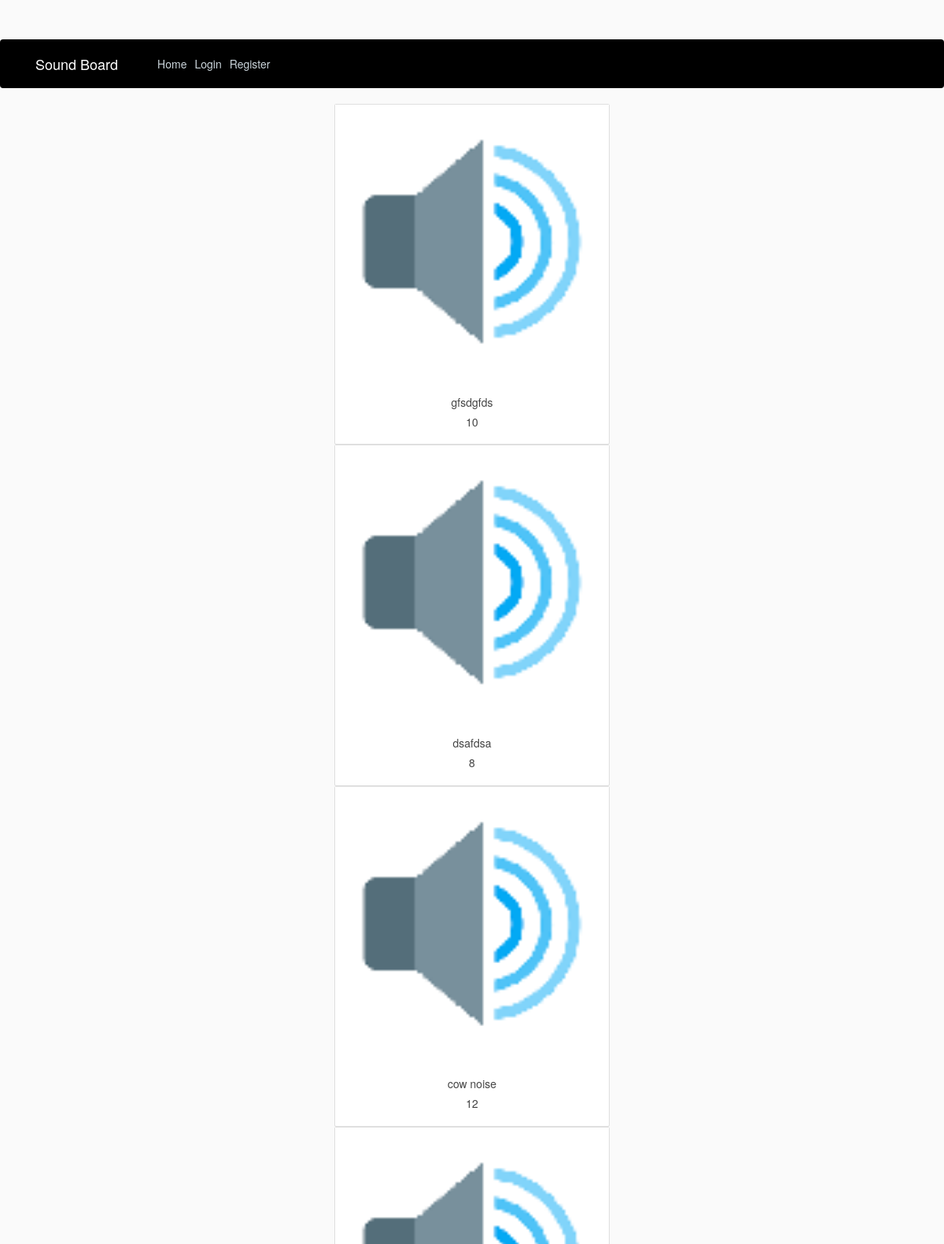
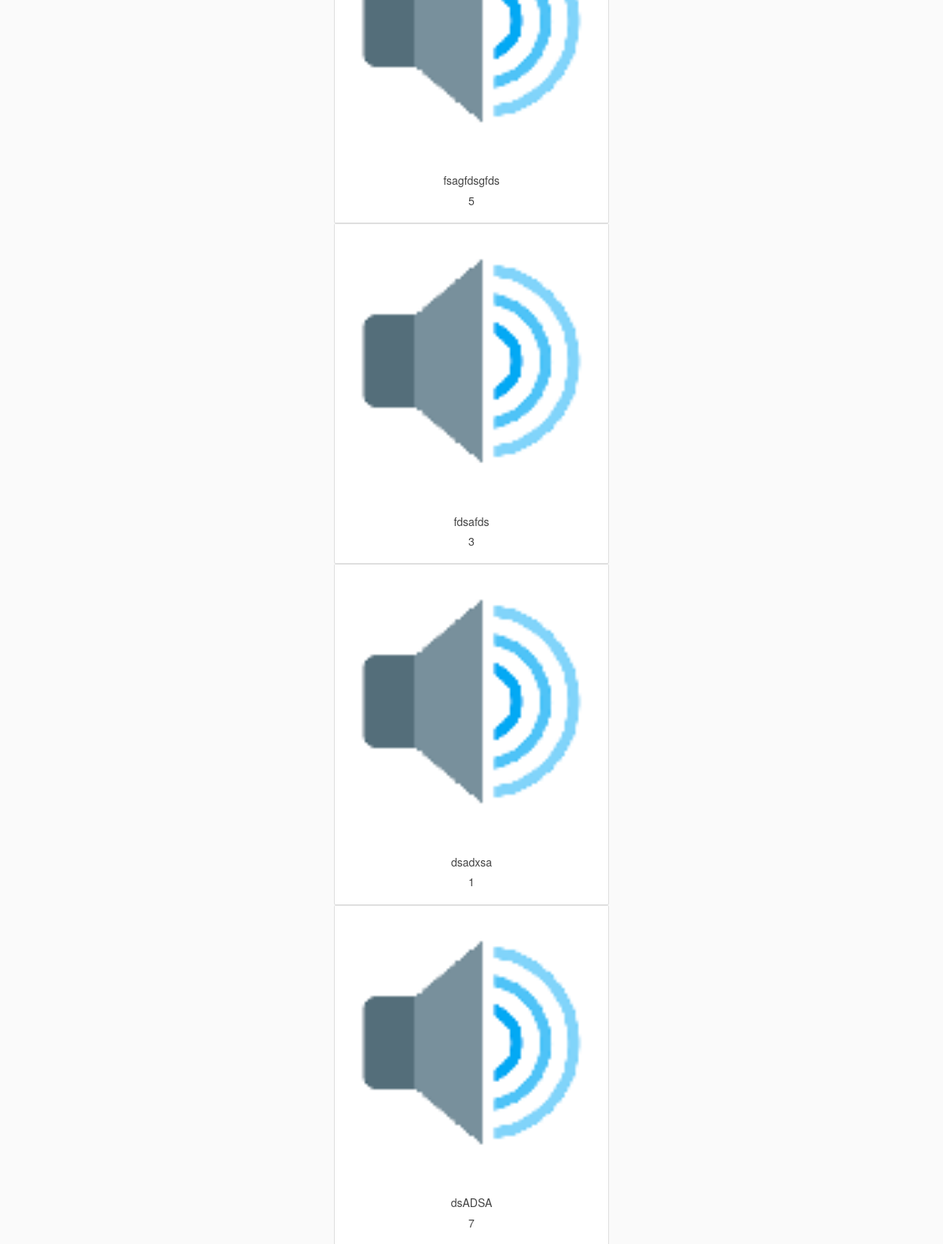
The page / (upper part) on the database its author committed (2 pictures, top to bottom).
### sound/models.py (models this page shows, shortened)
class SoundPost(models.Model):
    author = models.ForeignKey(User, on_delete=models.CASCADE, default='')
    sound = models.FileField(upload_to='sounds')
    image = models.ImageField(upload_to='images', default='images/default.png')
    title = models.CharField(max_length=100)

### sound/views.py (the view)
# urls.py: path('', views.MainView.as_view(), name='main'),
class MainView(ListView):
    template_name = 'sound/main.html'
    context_object_name = 'sound'
    def get_queryset(self):
        return SoundPost.objects.all().order_by('?')

### templates/sound/main.html (shortened to what this page needs)
{% extends 'sound/base.html' %}
{% block content %}
    <div class="row justify-content-center">
        <div class="col-4 article">
            {% for i in sound %}
                <div class="card" onclick="var audio = new Audio('{{ i.sound.url }}'); audio.play()">
                    <img src="{{ i.image.url }}" alt="sound-image">
                    <div class="card-body">
                        <h5 class="card-title center">{{ i.title }}</h5>
                        <h5 class="card-title center">{{ i.pk }}</h5>
                    </div>
                </div>
            {% endfor %}
        </div>
    </div>
{% endblock content %}

### static/css/main.css (style rules this page uses)
.center { text-align: center; }
body { background: #fafafa; color: #333333; margin-top: 5rem; }
h1, h2, h3, h4, h5, h6 { color: #444444; }

### rows shown on the page
SoundPost: image (placeholder picture), title "gfsdgfds", pk "10"
SoundPost: image (placeholder picture), title "dsafdsa", pk "8"
SoundPost: image (placeholder picture), title "cow noise", pk "12"
SoundPost: image (placeholder picture), title "fsagfdsgfds", pk "5"
SoundPost: image (placeholder picture), title "fdsafds", pk "3"
SoundPost: image (placeholder picture), title "dsadxsa", pk "1"
SoundPost: image (placeholder picture), title "dsADSA", pk "7"
